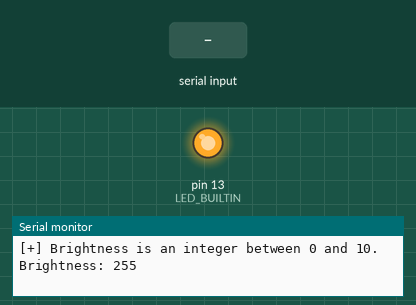
Simulated run of this sketch. Board: Arduino Uno, built with avr-gcc and run on an emulated ATmega328P. On the bench: output pins drawn as LEDs (lit = HIGH), the last lines printed to the serial monitor. The inputs (shaded band) are chosen by the test bench. EEPROM starts erased.

Above: at 1.2 s.
1.3 s: "90,45\n" received over Serial
At 2.4 s:
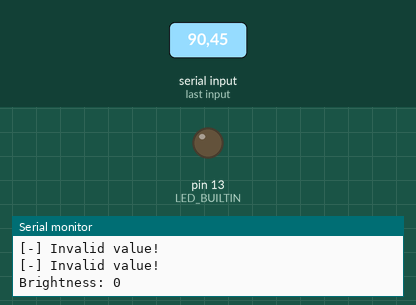
Timing chart, 0 to 4.3 s (numbered marks = the images above; inputs shaded):
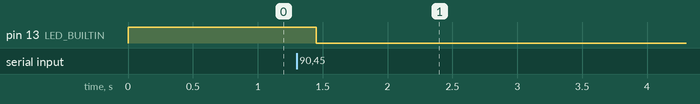

Measured:
- after the input at 1.3 s, pin 13 (LED_BUILTIN): HIGH → LOW after 0.15 s

The sketch:

sketch_ControlLED.ino
```cpp
#include <EEPROM.h>

long read_int = 0;
long brightness = 0;

void myPwm(int pin, unsigned long value, unsigned long duration=1, unsigned long max_val=10);


void setup() {
    // init
    pinMode(LED_BUILTIN, OUTPUT);
    Serial.begin(9600);
    Serial.setTimeout(50);

    brightness = EEPROM.read(0);  // load brightness value from EEPROM
    Serial.println("[+] Brightness is an integer between 0 and 10.");
    Serial.print("Brightness: ");
    Serial.println(brightness, DEC);
}


void loop() {
    while (Serial.available() > 0) {
        read_int = Serial.parseInt();
        if(read_int >= 0 && read_int <= 10) {
            brightness = read_int;
            Serial.print("Brightness: ");
            Serial.println(brightness, DEC);
            EEPROM.write(0, read_int);  // save brightness value to EEPROM
        }
        else {
            Serial.println("[-] Invalid value!");
        }
    }
    myPwm(13, brightness, 100);
}


/* A simple PWM function implemented by Group 10.
 *  Parameters:
 *    pin: the Arduino pin to write to
 *    value: number of time units with a HIGH value
 *    duration: milliseconds that PWN signal lasts
 *    max_val: total number of time units in a cycle
 */
void myPwm(int pin, unsigned long value, unsigned long duration, unsigned long max_val) {
    unsigned long end_time = millis() + duration;
    while(millis() < end_time) {
        // 0 means only LOW, so there's no need to write HIGH
        if (value > 0) {
            digitalWrite(pin, HIGH);
            delayMicroseconds(value);
        }
        // max_val means only HIGH, so there's no need to write LOW
        if (value < max_val) {
            digitalWrite(pin, LOW);
            delayMicroseconds(max_val - value);
        }
    }
}
```
